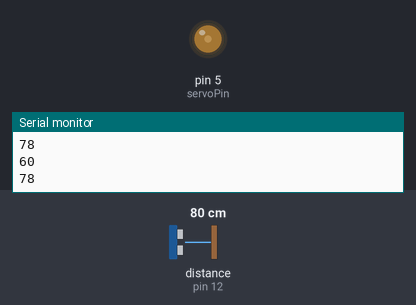
A sketch run on a simulated Arduino Uno, built with avr-gcc and run on an emulated ATmega328P. Parts: output pins drawn as LEDs (lit = HIGH), the last lines printed to the serial monitor. Wiring (inferred from the names in the program): ultrasonic range finder: trigger pin 11; echo pin 12. Inputs (shaded band) come from the test bench; at power-on: distance to the obstacle (sensor on pin 12) 80 cm. The echo pulse lasts 58.3 µs per cm; pins used as bus, display or sensor lines are not drawn.

Above: at 1.2 s.
1.3 s: distance to the obstacle (sensor on pin 12) set to 120 cm
At 2.5 s:
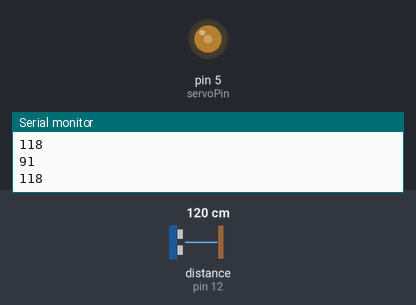
3.2 s: distance to the obstacle (sensor on pin 12) set to 250 cm
At 4.3 s:
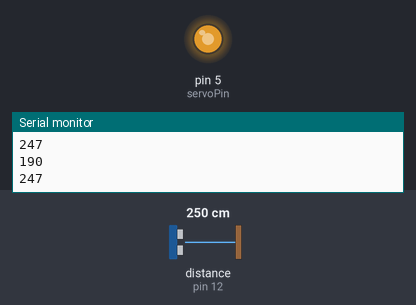
5.1 s: distance to the obstacle (sensor on pin 12) set to 299 cm
At 6.8 s:
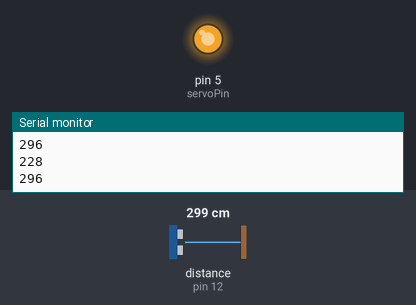
Timing chart, 0 to 8.3 s (numbered marks = the images above; inputs shaded):
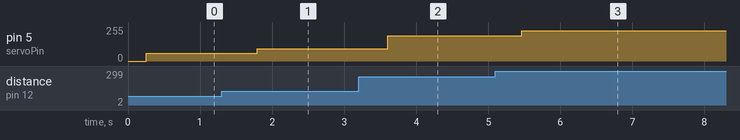

The sketch:

opdracht16Delano.ino
```cpp
/*Huiswerk Opdacht 15
Delano Koster 5035007

11-09-24
*/

const int servoPin = 5;
const int sonicTrig = 11;
const int sonicEcho = 12;

long duration = 0;
int distance = 0;

void setup()
{
  pinMode(sonicTrig, OUTPUT);
  pinMode(sonicEcho, INPUT);
  pinMode(servoPin, OUTPUT);

  Serial.begin(9600);
}

void loop()
{
  USSensor();

  int value = map(distance, 0, 330, 0, 255);
  Serial.println(value);
  analogWrite(servoPin, value);
}


int USSensor() {
  digitalWrite(sonicTrig, LOW);
  delayMicroseconds(2);

  digitalWrite(sonicTrig, HIGH);
  delayMicroseconds(10);
  digitalWrite(sonicTrig, LOW);

  duration = pulseIn(sonicEcho, HIGH);
  distance = duration * 34 / 2000;
  Serial.println(distance);
  delay(250);
  return distance;
}
```

Measured:
- after the input at 1.3 s, pin 5 (servoPin): 60/255 → 91/255 after 0.49 s
- after the input at 3.2 s, pin 5 (servoPin): 91/255 → 190/255 after 0.40 s
- after the input at 5.1 s, pin 5 (servoPin): 190/255 → 228/255 after 0.37 s
